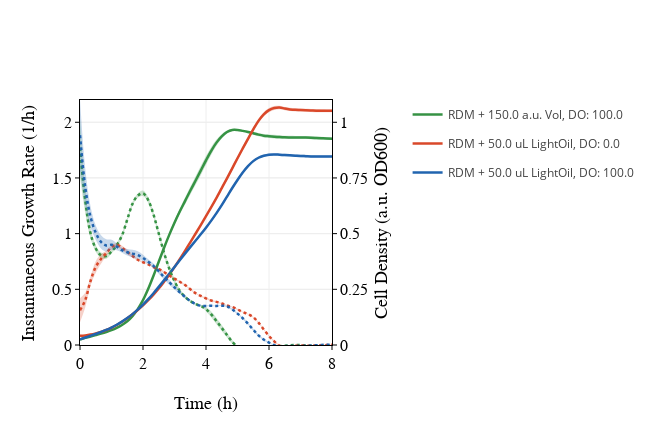
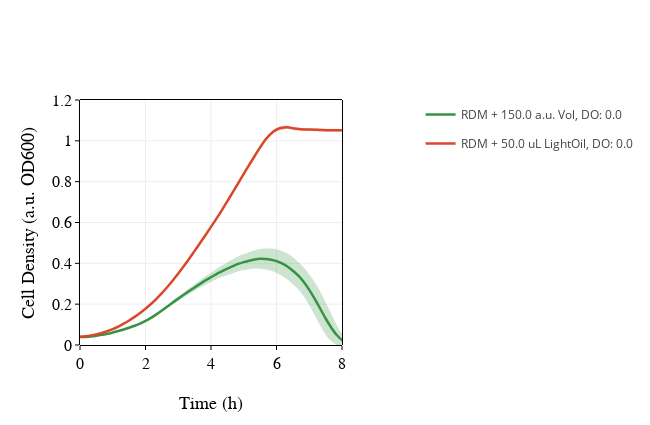

These figures' notebook cell, in order:
### Code cell
pts_per_hour = 9
feature=None

layout = go.Layout(height=425, width=650, legend_x= 1.3,

                   xaxis=dict(title='Time (h)',
                              titlefont=dict(family='Arial', size=18, color='black'),
                              showline=True, linewidth=1, linecolor='black', mirror=True, side='bottom',
                              ticks='outside', ticklen=4, tickangle=0, nticks=8,
                              tickfont=dict(size=16, family='Arial', color='black'), tickcolor='black',
                              showgrid=True,zeroline=False,range=(0,8)),

                   yaxis2=dict(title='Cell Density (a.u. OD600)',
                              titlefont=dict(family='Arial', size=18, color='black'),
                              showline=True, linewidth=1, linecolor='black', mirror=True,
                              ticks='outside', ticklen=4, tickangle=0, range=(0,1.1), tickvals=(0,0.25,0.5,0.75,1,1.25),
                              tickfont=dict(family='Arial',size=16, color='black'), tickcolor='black', 
                              showgrid=True,zeroline=False,anchor='x',side='right'),
                  
                  yaxis=dict(title='Instantaneous Growth Rate (1/h)',
                            titlefont=dict(family='Arial', size=18, color='black'),

                              anchor='x', side='left', showgrid=True, zeroline=False,
                            tickfont=dict(family='Arial',size=16, color='black'), tickcolor='black', 

                              range=(0, 2.2),showline=True, linewidth=1, linecolor='black', mirror=True,
                              ticks='outside', ticklen=4, tickangle=0, overlaying='y2'))


rep_list = [replicate for replicate in expt_aer.replicate_trials if
            str(replicate.trial_identifier.strain.parent) == 'Δ(adh,pta)-D59' and  
            list(replicate.trial_identifier.media.components.values())[0].concentration!=200 and
            'HeavyOil' not in str(replicate.trial_identifier.media.components)]

rep_list = rep_list + [replicate for replicate in expt_anaer.replicate_trials if
            str(replicate.trial_identifier.strain.parent) == 'Δ(adh,pta)-D59' and 
                      'Vol' not in str(replicate.trial_identifier.media.components) and
                      'HeavyOil' not in str(replicate.trial_identifier.media.components)]

rep_list = sorted(rep_list, key=lambda rep: str(rep.trial_identifier))

tracelist = growth_plot(replicate_trials=rep_list,
                                pts_per_hour=pts_per_hour,
                                plot_start=0, plot_end=51)
if tracelist:
    fig = go.Figure(data=tracelist, layout=layout)
    plot(fig)#, image='svg')
    #pio.write_image(fig,"Figures/si_fig_3_d59_1.svg",format='svg')

    
feature=None
layout = go.Layout(height=425, width=650, legend=dict(x= 1.3),

                   xaxis=dict(title='Time (h)',
                              titlefont=dict(family='Arial', size=18, color='black'),
                              showline=True, linewidth=1, linecolor='black', mirror=True, side='bottom',
                              ticks='outside', ticklen=4, tickangle=0, nticks=8,
                              tickfont=dict(size=16, family='Arial', color='black'), tickcolor='black',
                              showgrid=True,zeroline=False,range=(0,8)),

                   yaxis2=dict(title='Cell Density (a.u. OD600)',
                              titlefont=dict(family='Arial', size=18, color='black'),
                              showline=True, linewidth=1, linecolor='black', mirror=True,
                              ticks='outside', ticklen=4, tickangle=0, range=(0,1.2),
                              tickfont=dict(family='Arial',size=16, color='black'), tickcolor='black', 
                              showgrid=True,zeroline=False,anchor='x',side='left'),
                  
                  yaxis=dict(title='Instantaneous Growth Rate (1/h)',
                            titlefont=dict(family='Arial', size=18, color='black'),
                             visible=False,

                              anchor='x', side='right', showgrid=False, zeroline=False,
                            tickfont=dict(family='Arial',size=16, color='black'), tickcolor='black', 

                              range=(0, 2.2),showline=True, linewidth=1, linecolor='black', mirror=True,
                              ticks='outside', ticklen=4, tickangle=0))

rep_list = [replicate for replicate in expt_anaer.replicate_trials if
            str(replicate.trial_identifier.strain.parent) == 'Δ(adh,pta)-D59' and 
                      list(replicate.trial_identifier.media.components.values())[0].concentration!=200 and
                      'HeavyOil' not in str(replicate.trial_identifier.media.components)]

rep_list = sorted(rep_list, key=lambda rep: str(rep.trial_identifier))

tracelist = growth_plot(replicate_trials=rep_list,
                                pts_per_hour=pts_per_hour,
                                plot_start=0, plot_end=51)
if tracelist:
    fig = go.Figure(data=tracelist, layout=layout)
    fig.update()
    plot(fig)#, image='svg')
    #pio.write_image(fig,"Figures/si_fig_3_d59_2.svg",format='svg')
